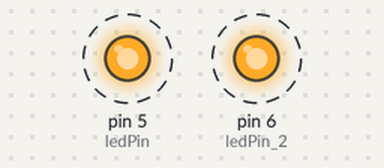
The sketch below on a simulated Arduino Uno, built with avr-gcc and run on an emulated ATmega328P. On the bench: output pins drawn as LEDs (lit = HIGH). Dashed ring = blinking.

Above: at 0.5 s.
Timing chart, 0 to 4.6 s (numbered marks = the images above):
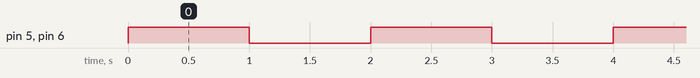

Measured:
- by itself, pin 5 (ledPin), pin 6 (ledPin_2): alternates HIGH for 1.0 s and LOW for 1.0 s

The sketch:

01s-DO-singleLED.ino
```cpp
//01s-DO-singleLED
//SOLUTION  - blink a single LED on our breadboard

int ledPin  = 5 ; // where is your circuit ?
int ledPin_2 = 6 ;

void setup() {

  pinMode ( ledPin , OUTPUT) ; // set direction of current flow
  pinMode ( ledPin_2, OUTPUT);
}


void loop() {

  digitalWrite ( ledPin , HIGH ) ;   // turn LED on
  digitalWrite ( ledPin_2, 1 );
  delay ( 1000 ) ;      // wait a bit == 1 second

  digitalWrite ( ledPin, LOW ) ;  // turn LED off
  digitalWrite ( ledPin_2, 0 );
  delay  (1000 ) ;       // wait a bit

}
```
